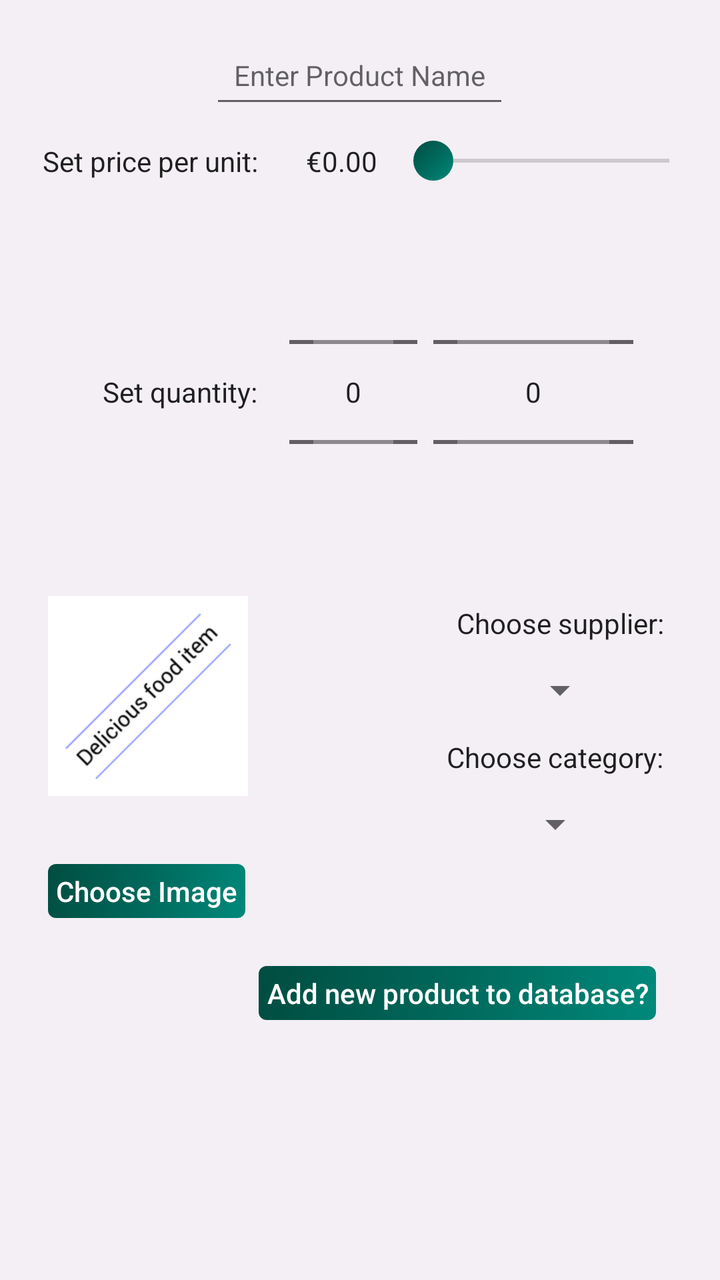
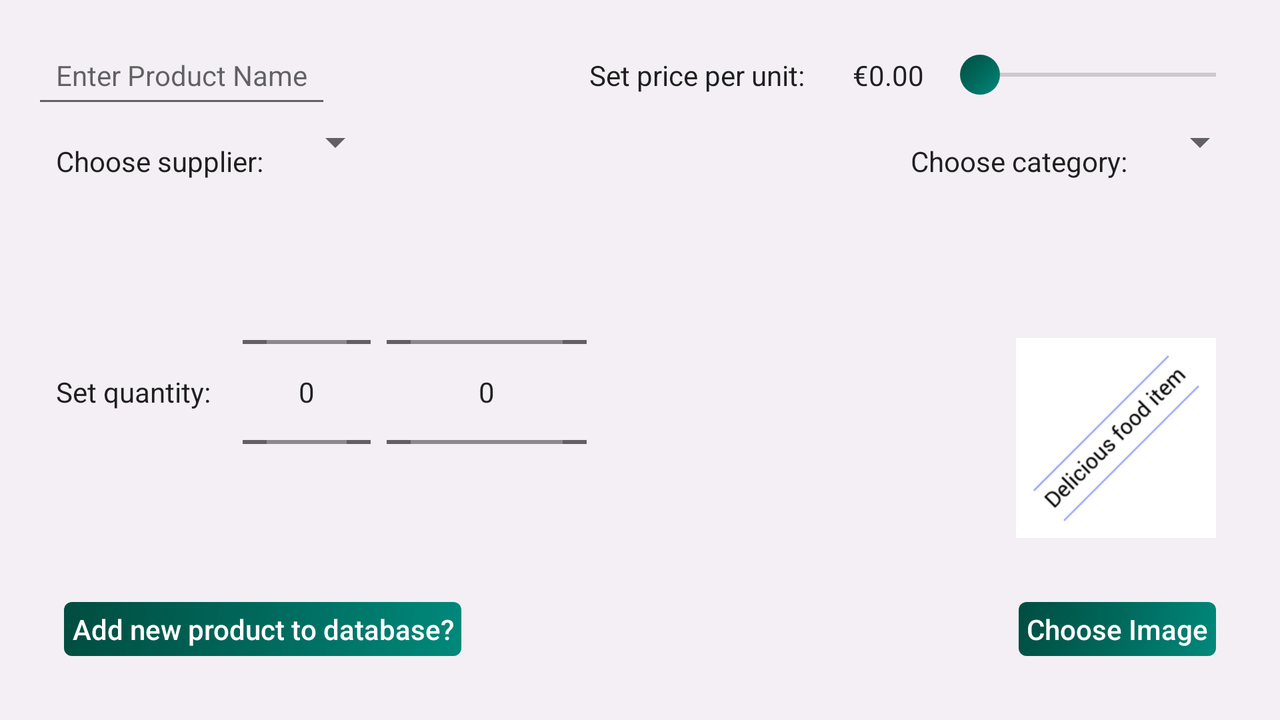

An Android layout and its configuration variant, each rendered on a device that would load it. The default file and the variant file are quoted in full after the pictures.
<!-- AndroidManifest.xml: application theme AppTheme -->
<!-- res/layout/activity_add_new_product.xml -->
<?xml version="1.0" encoding="utf-8"?>
<ScrollView
    android:layout_width="match_parent"
    android:layout_height="match_parent"
    android:fillViewport="true"
    android:descendantFocusability="beforeDescendants"
    android:padding="@dimen/activity_horizontal_margin"
    xmlns:android="http://schemas.android.com/apk/res/android"
    xmlns:tools="http://schemas.android.com/tools">

    <RelativeLayout
        xmlns:android="http://schemas.android.com/apk/res/android"
        xmlns:app="http://schemas.android.com/apk/res-auto"
        xmlns:tools="http://schemas.android.com/tools"
        android:layout_width="match_parent"
        android:layout_height="wrap_content"
        android:focusableInTouchMode="true"
        android:clickable="true"
        android:gravity="center_horizontal"
        tools:context="com.example.android.productmanager.AddNewProductActivity">

        <EditText
            style="@style/DetailViewStyle"
            android:id="@+id/name_edit_text"
            android:layout_width="wrap_content"
            android:layout_height="wrap_content"
            android:inputType="text"
            android:imeOptions="actionDone"
            android:maxLines="1"
            android:layout_alignParentTop="true"
            android:layout_centerHorizontal="true"
            android:hint="@string/enter_product_name"/>

        <LinearLayout
            android:id="@+id/set_price_layout"
            android:layout_width="match_parent"
            android:layout_height="wrap_content"
            android:layout_below="@id/name_edit_text"
            android:orientation="horizontal"
            android:gravity="center_horizontal">

            <TextView
                style="@style/DetailViewStyle"
                android:id="@+id/set_price"
                android:layout_width="wrap_content"
                android:layout_height="wrap_content"
                android:text="@string/set_price_text"/>

            <TextView
                style="@style/DetailViewStyle"
                android:id="@+id/price"
                android:layout_width="wrap_content"
                android:layout_height="wrap_content"
                android:text="@string/initial_price"/>

            <SeekBar
                android:id="@+id/price_setter"
                android:layout_width="150dp"
                android:layout_height="wrap_content"
                android:layout_gravity="center_vertical"
                android:progress="1"
                android:max="2500"
                android:thumb="@drawable/seekbar_thumb"/>

        </LinearLayout>

        <LinearLayout
            android:id="@+id/set_quantity_layout"
            android:layout_width="match_parent"
            android:layout_height="wrap_content"
            android:layout_below="@id/set_price_layout"
            android:orientation="horizontal"
            android:gravity="center_horizontal">

            <TextView
                style="@style/DetailViewStyle"
                android:id="@+id/set_quantity"
                android:layout_width="wrap_content"
                android:layout_height="match_parent"
                android:gravity="center_vertical"
                android:text="@string/set_quantity_text"/>

            <NumberPicker
                style="@style/DetailViewStyle"
                android:id="@+id/quantity_picker"
                android:layout_width="wrap_content"
                android:layout_height="match_parent"
                android:focusable="false"
                android:descendantFocusability="blocksDescendants"
                android:gravity="center_vertical"
                android:layout_margin="@dimen/list_item_view_padding"/>

            <NumberPicker
                style="@style/DetailViewStyle"
                android:id="@+id/unit_selector"
                android:layout_width="100dp"
                android:layout_height="match_parent"
                android:focusable="false"
                android:descendantFocusability="blocksDescendants"
                android:gravity="center_vertical"
                android:layout_margin="@dimen/list_item_view_padding"/>


        </LinearLayout>

        <LinearLayout
            android:id="@+id/set_supplier_layout"
            android:layout_width="wrap_content"
            android:layout_height="wrap_content"
            android:layout_below="@id/set_quantity_layout"
            android:layout_alignParentEnd="true"
            android:orientation="vertical"
            android:gravity="center_horizontal">

            <TextView
                style="@style/DetailViewStyle"
                android:id="@+id/set_supplier"
                android:layout_width="wrap_content"
                android:layout_height="wrap_content"
                android:text="@string/set_supplier_text"/>

            <Spinner
                android:id="@+id/supplier_selector"
                android:layout_width="wrap_content"
                android:layout_height="wrap_content"/>

        </LinearLayout>

        <LinearLayout
            android:id="@+id/set_category_layout"
            android:layout_width="wrap_content"
            android:layout_height="wrap_content"
            android:layout_below="@id/set_supplier_layout"
            android:layout_alignParentEnd="true"
            android:orientation="vertical"
            android:gravity="center_horizontal">

            <TextView
                style="@style/DetailViewStyle"
                android:id="@+id/set_category"
                android:layout_width="wrap_content"
                android:layout_height="wrap_content"
                android:text="@string/set_category_text"/>

            <Spinner
                android:id="@+id/category_selector"
                android:layout_width="wrap_content"
                android:layout_height="wrap_content"/>

        </LinearLayout>

        <TextView
            style="@style/DetailsButtonStyle"
            android:id="@+id/image_selector"
            android:layout_width="wrap_content"
            android:layout_height="wrap_content"
            android:layout_alignParentStart="true"
            android:layout_below="@id/set_category_layout"
            android:text="@string/choose_image"/>

        <TextView
            style="@style/DetailsButtonStyle"
            android:id="@+id/add_new_product"
            android:layout_width="wrap_content"
            android:layout_height="wrap_content"
            android:layout_alignParentEnd="true"
            android:layout_below="@id/image_selector"
            android:layout_margin="@dimen/activity_horizontal_margin"
            android:text="@string/add_new_product"/>

        <ImageView
            android:id="@+id/product_image"
            android:layout_below="@id/set_quantity_layout"
            android:layout_margin="@dimen/list_item_padding"
            android:src="@drawable/product_placeholder"
            android:contentDescription="@string/content_desc_product_img"
            style="@style/AddProductImageStyle"/>

    </RelativeLayout>
</ScrollView>
<!-- resources referenced by this layout -->
<resources>
  <dimen name="activity_horizontal_margin">16dp</dimen>
  <dimen name="list_item_padding">8dp</dimen>
  <dimen name="list_item_view_padding">4dp</dimen>
  <!-- drawable seekbar_thumb (drawable) -->
  <?xml version="1.0" encoding="utf-8"?>
  <shape xmlns:android="http://schemas.android.com/apk/res/android"
         android:shape="oval">
      <corners
          android:radius="12px"/>
      <size
          android:height="20dp"
          android:width="20dp"/>
      <gradient
          android:angle="135"
          android:centerColor="@color/button_centre_color"
          android:endColor="@color/button_end_color"
          android:startColor="@color/button_start_color"
          android:type="linear"/>
  
  </shape>
  <string name="add_new_product">Add new product to database?</string>
  <string name="choose_image">Choose Image</string>
  <string name="content_desc_product_img">Product Image</string>
  <string name="enter_product_name">Enter Product Name</string>
  <string name="initial_price">€0.00</string>
  <string name="set_category_text">Choose category:</string>
  <string name="set_price_text">Set price per unit:</string>
  <string name="set_quantity_text">Set quantity:</string>
  <string name="set_supplier_text">Choose supplier:</string>
  <style name="AddProductImageStyle">
          <item name="android:layout_width">@dimen/image_width_height</item>
          <item name="android:layout_height">@dimen/image_width_height</item>
          <item name="android:layout_margin">@dimen/activity_horizontal_margin</item>
      </style>
  <style name="DetailViewStyle">
          <item name="android:layout_width">wrap_content</item>
          <item name="android:layout_height">wrap_content</item>
          <item name="android:textAppearance">@android:style/TextAppearance.Material.Body1</item>
          <item name="android:padding">@dimen/detail_item_view_padding</item>
      </style>
  <style name="DetailsButtonStyle" parent="ListItemButtonStyle">
      </style>
  <style name="AppTheme" parent="Theme.AppCompat.Light.DarkActionBar">
          
          <item name="colorPrimary">@color/colorPrimary</item>
          <item name="colorPrimaryDark">@color/colorPrimaryDark</item>
          <item name="colorAccent">@color/colorAccent</item>
          <item name="android:colorBackground">@color/colorBackground</item>
          <item name="android:textAppearance">@style/StandardFontStyle</item>
      </style>
  <color name="button_centre_color">#00695C</color>
  <color name="button_end_color">#004D40</color>
  <color name="button_start_color">#00897B</color>
  <dimen name="image_width_height">100dp</dimen>
  <dimen name="detail_item_view_padding">12dp</dimen>
  <color name="colorPrimary">#163841</color>
  <color name="colorPrimaryDark">#1e2a59</color>
  <color name="colorAccent">#7d97d4</color>
  <color name="colorBackground">#F3EFF5</color>
  <style name="StandardFontStyle" parent="@android:style/TextAppearance.Medium">
          <item name="android:fontFamily">sans-serif</item>
          <item name="android:textColor">@color/base_font_color</item>
      </style>
  <!-- drawable button_background (drawable) -->
  <?xml version="1.0" encoding="utf-8"?>
  <shape xmlns:android="http://schemas.android.com/apk/res/android" android:shape="rectangle">
      <corners android:radius="12px"/>
      <gradient
          android:angle="135"
          android:centerColor="@color/button_centre_color"
          android:endColor="@color/button_end_color"
          android:startColor="@color/button_start_color"
          android:type="linear"/>
  </shape>
  <color name="button_text_color">#FFFFFF</color>
  <dimen name="button_padding">4dp</dimen>
  <dimen name="list_item_view_drawable_padding">4dp</dimen>
  <dimen name="button_margin">8dp</dimen>
  <color name="base_font_color">#000000</color>
  <!-- some entries are left out for length -->
</resources>
<!-- res/layout-land/activity_add_new_product.xml (the repository's variant of the layout above) -->
<!-- drawn on the phone turned sideways -->
<?xml version="1.0" encoding="utf-8"?>
<ScrollView
    android:layout_width="match_parent"
    android:layout_height="match_parent"
    android:fillViewport="true"
    android:descendantFocusability="beforeDescendants"
    android:padding="@dimen/activity_horizontal_margin"
    xmlns:android="http://schemas.android.com/apk/res/android"
    xmlns:tools="http://schemas.android.com/tools">

    <RelativeLayout
        xmlns:android="http://schemas.android.com/apk/res/android"
        xmlns:app="http://schemas.android.com/apk/res-auto"
        xmlns:tools="http://schemas.android.com/tools"
        android:layout_width="match_parent"
        android:layout_height="wrap_content"
        android:focusableInTouchMode="true"
        android:clickable="true"
        android:gravity="center_horizontal"
        tools:context="com.example.android.productmanager.AddNewProductActivity">

        <EditText
            style="@style/DetailViewStyle"
            android:id="@+id/name_edit_text"
            android:layout_width="wrap_content"
            android:layout_height="wrap_content"
            android:inputType="text"
            android:imeOptions="actionDone"
            android:maxLines="1"
            android:layout_alignParentTop="true"
            android:hint="@string/enter_product_name"/>

        <LinearLayout
            android:id="@+id/set_price_layout"
            android:layout_width="wrap_content"
            android:layout_height="wrap_content"
            android:layout_alignParentTop="true"
            android:layout_alignParentEnd="true"
            android:orientation="horizontal"
            android:gravity="center_horizontal">

            <TextView
                style="@style/DetailViewStyle"
                android:id="@+id/set_price"
                android:layout_width="wrap_content"
                android:layout_height="wrap_content"
                android:text="@string/set_price_text"/>

            <TextView
                style="@style/DetailViewStyle"
                android:id="@+id/price"
                android:layout_width="wrap_content"
                android:layout_height="wrap_content"
                android:text="@string/initial_price"/>

            <SeekBar
                android:id="@+id/price_setter"
                android:layout_width="150dp"
                android:layout_height="wrap_content"
                android:layout_gravity="center_vertical"
                android:progress="1"
                android:max="2500"
                android:thumb="@drawable/seekbar_thumb"/>

        </LinearLayout>

        <LinearLayout
            android:id="@+id/set_quantity_layout"
            android:layout_width="wrap_content"
            android:layout_height="wrap_content"
            android:layout_below="@+id/set_supplier_layout"
            android:orientation="horizontal">

            <TextView
                style="@style/DetailViewStyle"
                android:id="@+id/set_quantity"
                android:layout_width="wrap_content"
                android:layout_height="match_parent"
                android:gravity="center_vertical"
                android:text="@string/set_quantity_text"/>

            <NumberPicker
                style="@style/DetailViewStyle"
                android:id="@+id/quantity_picker"
                android:layout_width="wrap_content"
                android:layout_height="match_parent"
                android:focusable="false"
                android:descendantFocusability="blocksDescendants"
                android:gravity="center_vertical"
                android:layout_margin="@dimen/list_item_view_padding"/>

            <NumberPicker
                style="@style/DetailViewStyle"
                android:id="@+id/unit_selector"
                android:layout_width="100dp"
                android:layout_height="match_parent"
                android:focusable="false"
                android:descendantFocusability="blocksDescendants"
                android:gravity="center_vertical"
                android:layout_margin="@dimen/list_item_view_padding"/>


        </LinearLayout>

        <LinearLayout
            android:id="@+id/set_supplier_layout"
            android:layout_width="wrap_content"
            android:layout_height="wrap_content"
            android:layout_below="@id/name_edit_text"
            android:layout_alignParentStart="true"
            android:orientation="horizontal"
            android:gravity="center_horizontal">

            <TextView
                style="@style/DetailViewStyle"
                android:id="@+id/set_supplier"
                android:layout_width="wrap_content"
                android:layout_height="wrap_content"
                android:text="@string/set_supplier_text"/>

            <Spinner
                android:id="@+id/supplier_selector"
                android:layout_width="wrap_content"
                android:layout_height="wrap_content"/>

        </LinearLayout>

        <LinearLayout
            android:id="@+id/set_category_layout"
            android:layout_width="wrap_content"
            android:layout_height="wrap_content"
            android:layout_below="@id/name_edit_text"
            android:layout_alignParentEnd="true"
            android:orientation="horizontal"
            android:gravity="center_horizontal">

            <TextView
                style="@style/DetailViewStyle"
                android:id="@+id/set_category"
                android:layout_width="wrap_content"
                android:layout_height="wrap_content"
                android:text="@string/set_category_text"/>

            <Spinner
                android:id="@+id/category_selector"
                android:layout_width="wrap_content"
                android:layout_height="wrap_content"/>

        </LinearLayout>

        <ImageView
            android:id="@+id/product_image"
            android:layout_above="@id/image_selector"
            android:layout_alignParentEnd="true"
            android:src="@drawable/product_placeholder"
            android:contentDescription="@string/content_desc_product_img"
            style="@style/AddProductImageStyle"/>

        <TextView
            style="@style/DetailsButtonStyle"
            android:id="@+id/image_selector"
            android:layout_width="wrap_content"
            android:layout_height="wrap_content"
            android:layout_alignParentEnd="true"
            android:layout_alignParentBottom="true"
            android:layout_margin="@dimen/activity_horizontal_margin"
            android:text="@string/choose_image"/>

        <TextView
            style="@style/DetailsButtonStyle"
            android:id="@+id/add_new_product"
            android:layout_width="wrap_content"
            android:layout_height="wrap_content"
            android:layout_alignParentBottom="true"
            android:layout_margin="@dimen/activity_horizontal_margin"
            android:text="@string/add_new_product"/>

    </RelativeLayout>
</ScrollView>
<!-- resources referenced by the variant -->
<!-- as the phone turned sideways resolves them -->
<resources>
  <dimen name="activity_horizontal_margin">16dp</dimen>
  <dimen name="list_item_view_padding">4dp</dimen>
  <!-- drawable seekbar_thumb (drawable) -->
  <?xml version="1.0" encoding="utf-8"?>
  <shape xmlns:android="http://schemas.android.com/apk/res/android"
         android:shape="oval">
      <corners
          android:radius="12px"/>
      <size
          android:height="20dp"
          android:width="20dp"/>
      <gradient
          android:angle="135"
          android:centerColor="@color/button_centre_color"
          android:endColor="@color/button_end_color"
          android:startColor="@color/button_start_color"
          android:type="linear"/>
  
  </shape>
  <string name="add_new_product">Add new product to database?</string>
  <string name="choose_image">Choose Image</string>
  <string name="content_desc_product_img">Product Image</string>
  <string name="enter_product_name">Enter Product Name</string>
  <string name="initial_price">€0.00</string>
  <string name="set_category_text">Choose category:</string>
  <string name="set_price_text">Set price per unit:</string>
  <string name="set_quantity_text">Set quantity:</string>
  <string name="set_supplier_text">Choose supplier:</string>
  <style name="AddProductImageStyle">
          <item name="android:layout_width">@dimen/image_width_height</item>
          <item name="android:layout_height">@dimen/image_width_height</item>
          <item name="android:layout_margin">@dimen/activity_horizontal_margin</item>
      </style>
  <style name="DetailViewStyle">
          <item name="android:layout_width">wrap_content</item>
          <item name="android:layout_height">wrap_content</item>
          <item name="android:textAppearance">@android:style/TextAppearance.Material.Body1</item>
          <item name="android:padding">@dimen/detail_item_view_padding</item>
      </style>
  <style name="DetailsButtonStyle" parent="ListItemButtonStyle">
      </style>
  <style name="AppTheme" parent="Theme.AppCompat.Light.DarkActionBar">
          
          <item name="colorPrimary">@color/colorPrimary</item>
          <item name="colorPrimaryDark">@color/colorPrimaryDark</item>
          <item name="colorAccent">@color/colorAccent</item>
          <item name="android:colorBackground">@color/colorBackground</item>
          <item name="android:textAppearance">@style/StandardFontStyle</item>
      </style>
  <color name="button_centre_color">#00695C</color>
  <color name="button_end_color">#004D40</color>
  <color name="button_start_color">#00897B</color>
  <dimen name="image_width_height">100dp</dimen>
  <dimen name="detail_item_view_padding">12dp</dimen>
  <color name="colorPrimary">#163841</color>
  <color name="colorPrimaryDark">#1e2a59</color>
  <color name="colorAccent">#7d97d4</color>
  <color name="colorBackground">#F3EFF5</color>
  <style name="StandardFontStyle" parent="@android:style/TextAppearance.Medium">
          <item name="android:fontFamily">sans-serif</item>
          <item name="android:textColor">@color/base_font_color</item>
      </style>
  <!-- drawable button_background (drawable) -->
  <?xml version="1.0" encoding="utf-8"?>
  <shape xmlns:android="http://schemas.android.com/apk/res/android" android:shape="rectangle">
      <corners android:radius="12px"/>
      <gradient
          android:angle="135"
          android:centerColor="@color/button_centre_color"
          android:endColor="@color/button_end_color"
          android:startColor="@color/button_start_color"
          android:type="linear"/>
  </shape>
  <color name="button_text_color">#FFFFFF</color>
  <dimen name="button_padding">4dp</dimen>
  <dimen name="list_item_view_drawable_padding">4dp</dimen>
  <dimen name="button_margin">8dp</dimen>
  <color name="base_font_color">#000000</color>
  <!-- some entries are left out for length -->
</resources>
